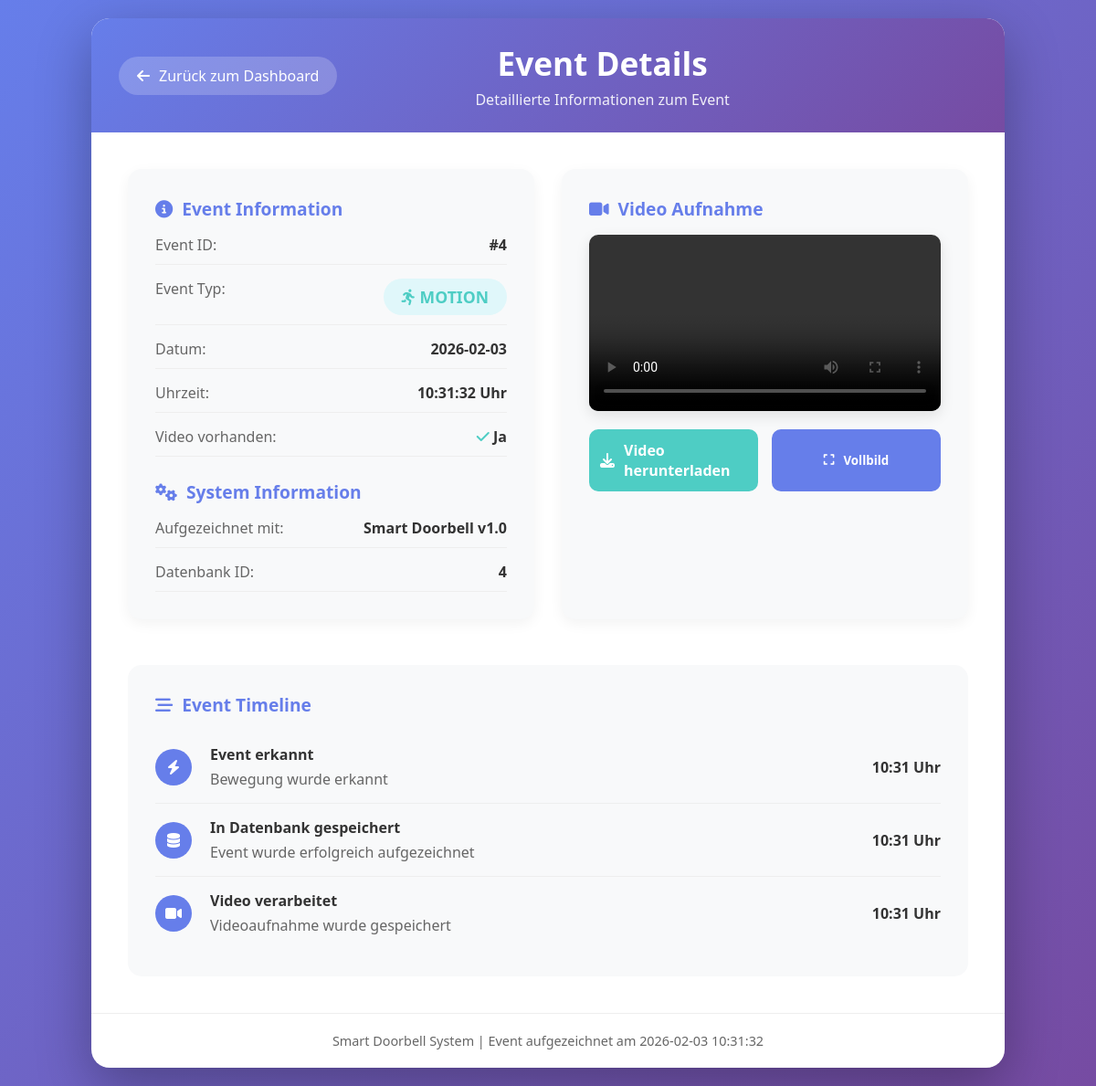
Screenshot of /event/4 with the database file from the repository.
### tables this page shows
CREATE TABLE events (
            id INTEGER PRIMARY KEY AUTOINCREMENT,
            timestamp TEXT NOT NULL,
            event_type TEXT NOT NULL,
            video_file TEXT
        );

### app.py (the view)
@app.route("/event/<int:event_id>")
def event_detail(event_id):
    event = get_event_by_id(event_id)
    if not event:
        return "Event nicht gefunden", 404
    return render_template("event_detail.html", event=event)

### app.py (called while the page is built)
def get_event_by_id(event_id):
    conn = sqlite3.connect(DB_PATH)
    conn.row_factory = sqlite3.Row
    c = conn.cursor()
    c.execute("""
        SELECT id, timestamp, event_type, video_file
        FROM events
        WHERE id = ?
    """, (event_id,))
    row = c.fetchone()
    conn.close()
    if row:
        return dict(row)
    return None

### templates/event_detail.html (shortened to what this page needs)
<!DOCTYPE html>
<html lang="de">
<head>
    <link rel="stylesheet" href="https://cdnjs.cloudflare.com/ajax/libs/font-awesome/6.4.0/css/all.min.css">
</head>
<body>
    <div class="container">
        <div class="detail-header">
            <a href="{{ url_for('dashboard') }}" class="back-button">
                <i class="fas fa-arrow-left"></i>
                Zurück zum Dashboard
            </a>
            <div class="header-title">
                <h1>Event Details</h1>
                <p>Detaillierte Informationen zum Event</p>
            </div>
        </div>
        <div class="content">
            <div class="info-card">
                <div class="info-section">
                    <h3 class="section-title">
                        <i class="fas fa-info-circle"></i>
                        Event Information
                    </h3>
                    <div class="info-grid">
                        <div class="info-item">
                            <span class="info-label">Event ID:</span>
                            <span class="info-value">#{{ event.id }}</span>
                        </div>
                        <div class="info-item">
                            <span class="info-label">Event Typ:</span>
                            <span class="event-badge {{ event.event_type }}">
                                {% if event.event_type == 'ring' %}
                                    <i class="fas fa-bell"></i> RING
                                {% else %}
                                    <i class="fas fa-running"></i> MOTION
                                {% endif %}
                            </span>
                        </div>
                        <div class="info-item">
                            <span class="info-label">Datum:</span>
                            <span class="info-value">{{ event.timestamp.split(' ')[0] }}</span>
                        </div>
                        <div class="info-item">
                            <span class="info-label">Uhrzeit:</span>
                            <span class="info-value">{{ event.timestamp.split(' ')[1] }} Uhr</span>
                        </div>
                        <div class="info-item">
                            <span class="info-label">Video vorhanden:</span>
                            <span class="info-value">
                                {% if event.video_file %}
                                    <i class="fas fa-check" style="color: #4ecdc4;"></i> Ja
                                {% else %}
                                    <i class="fas fa-times" style="color: #ff6b6b;"></i> Nein
                                {% endif %}
                            </span>
                        </div>
                    </div>
                </div>
                <div class="info-section">
                    <h3 class="section-title">
                        <i class="fas fa-cogs"></i>
                        System Information
                    </h3>
                    <div class="info-grid">
                        <div class="info-item">
                            <span class="info-label">Aufgezeichnet mit:</span>
                            <span class="info-value">Smart Doorbell v1.0</span>
                        </div>
                        <div class="info-item">
                            <span class="info-label">Datenbank ID:</span>
                            <span class="info-value">{{ event.id }}</span>
                        </div>
                    </div>
                </div>
            </div>
            <div class="video-container">
                <h3 class="section-title">
                    <i class="fas fa-video"></i>
                    Video Aufnahme
                </h3>
                {% if event.video_file %}
                    {% set video_url = url_for('static', filename='videos/' + (event.video_file if event.video_file.endswith('.mp4') else event.video_file + '.mp4')) %}
                    <video class="video-player" controls>
                        <source src="{{ video_url }}" type="video/mp4">
                    </video>
                    <div class="video-actions">
                        <a href="{{ video_url }}" download class="action-button download">
                            <i class="fas fa-download"></i>
                            Video herunterladen
                        </a>
                        <button class="action-button" onclick="document.querySelector('video').requestFullscreen()">
                            <i class="fas fa-expand"></i>
                            Vollbild
                        </button>
                    </div>
                {% else %}
                    <div class="video-placeholder">
                        <i class="fas fa-video-slash"></i>
                        <h3>Kein Video verfügbar</h3>
                        <p>Für dieses Event wurde kein Video aufgezeichnet.</p>
                    </div>
                {% endif %}
            </div>
            <div class="timeline">
                <h3 class="section-title">
                    <i class="fas fa-stream"></i>
                    Event Timeline
                </h3>
                <div class="timeline-item">
                    <div class="timeline-icon">
                        <i class="fas fa-bolt"></i>
                    </div>
                    <div class="timeline-content">
                        <div class="timeline-time">Event erkannt</div>
                        <div class="timeline-desc">
                            {% if event.event_type == 'ring' %}
                                Türklingel wurde betätigt
                            {% else %}
                                Bewegung wurde erkannt
                            {% endif %}
                        </div>
                    </div>
                    <div class="info-value">{{ event.timestamp.split(' ')[1][:5] }}</div>
                </div>
                <div class="timeline-item">
                    <div class="timeline-icon">
                        <i class="fas fa-database"></i>
                    </div>
                    <div class="timeline-content">
                        <div class="timeline-time">In Datenbank gespeichert</div>
                        <div class="timeline-desc">Event wurde erfolgreich aufgezeichnet</div>
                    </div>
                    <div class="info-value">{{ event.timestamp.split(' ')[1][:5] }}</div>
                </div>
                {% if event.video_file %}
                <div class="timeline-item">
                    <div class="timeline-icon">
                        <i class="fas fa-video"></i>
                    </div>
                    <div class="timeline-content">
                        <div class="timeline-time">Video verarbeitet</div>
                        <div class="timeline-desc">Videoaufnahme wurde gespeichert</div>
                    </div>
                    <div class="info-value">{{ event.timestamp.split(' ')[1][:5] }}</div>
                </div>
                {% endif %}
            </div>
        </div>
        <div class="detail-footer">
            <p>Smart Doorbell System | Event aufgezeichnet am {{ event.timestamp }}</p>
        </div>
    </div>
</body>
</html>

### templates/event_detail.html (style rules this page uses)
* { margin: 0; padding: 0; box-sizing: border-box; font-family: 'Segoe UI', Tahoma, Geneva, Verdana, sans-serif; }
body { background: linear-gradient(135deg, #667eea 0%, #764ba2 100%); min-height: 100vh; padding: 20px; }
.container { max-width: 1000px; margin: 0 auto; background: white; border-radius: 20px; box-shadow: 0 20px 60px rgba(0, 0, 0, 0.3); overflow: hidden; }
.detail-header { background: linear-gradient(135deg, #667eea 0%, #764ba2 100%); color: white; padding: 25px 30px; display: flex; justify-content: space-between; align-items: center; }
.back-button { background: rgba(255, 255, 255, 0.2); color: white; border: none; padding: 10px 20px; border-radius: 50px; cursor: pointer; display: flex; align-items: center; gap: 10px; text-decoration: none; transition: background 0.3s; }
.header-title { text-align: center; flex-grow: 1; }
.header-title h1 { font-size: 2.2rem; margin-bottom: 5px; }
.header-title p { opacity: 0.9; }
.content { display: grid; grid-template-columns: 1fr 1fr; gap: 30px; padding: 40px; }
.info-card { background: #f8f9fa; border-radius: 15px; padding: 30px; box-shadow: 0 5px 15px rgba(0, 0, 0, 0.05); }
.info-section { margin-bottom: 25px; }
.info-section:last-child { margin-bottom: 0; }
.section-title { font-size: 1.2rem; color: #667eea; margin-bottom: 15px; display: flex; align-items: center; gap: 10px; font-weight: 600; }
.info-grid { display: grid; gap: 15px; }
.info-item { display: flex; justify-content: space-between; padding-bottom: 10px; border-bottom: 1px solid #eee; }
.info-label { color: #666; font-weight: 500; }
.info-value { color: #333; font-weight: 600; }
.event-badge { display: inline-block; padding: 8px 20px; border-radius: 50px; font-weight: bold; font-size: 1.1rem; }
.event-badge.motion { background: #e0f7fa; color: #4ecdc4; }
.video-container { background: #f8f9fa; border-radius: 15px; padding: 30px; box-shadow: 0 5px 15px rgba(0, 0, 0, 0.05); display: flex; flex-direction: column; }
.video-player { width: 100%; border-radius: 10px; box-shadow: 0 5px 15px rgba(0, 0, 0, 0.1); }
.video-actions { margin-top: 20px; display: flex; gap: 15px; }
.action-button { flex: 1; padding: 12px; border: none; border-radius: 10px; background: #667eea; color: white; font-weight: 600; cursor: pointer; display: flex; align-items: center; justify-content: center; gap: 10px; transition: background 0.3s; text-decoration: none; }
.action-button.download { background: #4ecdc4; }
.timeline { grid-column: 1 / -1; background: #f8f9fa; border-radius: 15px; padding: 30px; margin-top: 20px; }
.timeline-item { display: flex; align-items: center; gap: 20px; padding: 15px 0; border-bottom: 1px solid #eee; }
.timeline-item:last-child { border-bottom: none; }
.timeline-icon { width: 40px; height: 40px; border-radius: 50%; background: #667eea; color: white; display: flex; align-items: center; justify-content: center; }
.timeline-content { flex-grow: 1; }
.timeline-time { font-weight: 600; color: #333; }
.timeline-desc { color: #666; margin-top: 5px; }
.detail-footer { text-align: center; padding: 20px; color: #666; border-top: 1px solid #eee; font-size: 0.9rem; }

### rows the page displays
events: id "4", timestamp "2026-02-03", timestamp "10:31:32", timestamp "2026-02-03 10:31:32"
